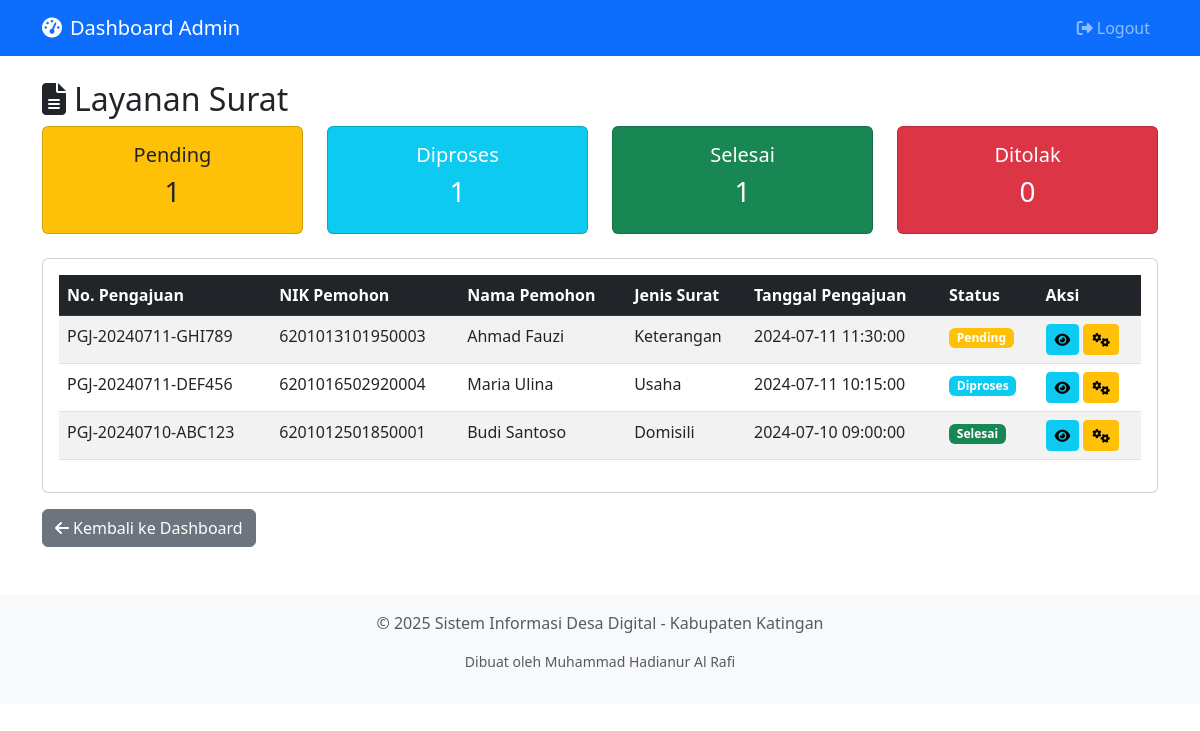
The page /layanan-surat (signed in) on the database its author committed.
### tables this page shows
CREATE TABLE layanan_surat (
    id BIGINT UNSIGNED AUTO_INCREMENT PRIMARY KEY,
    nomor_pengajuan VARCHAR(255) UNIQUE NOT NULL,
    nik_pemohon VARCHAR(16) NOT NULL,
    nama_pemohon VARCHAR(255) NOT NULL,
    jenis_surat ENUM('domisili', 'usaha', 'keterangan', 'skck') NOT NULL,
    keperluan TEXT NOT NULL,
    keterangan TEXT NULL,
    file_pendukung VARCHAR(255) NULL,
    status ENUM('pending', 'diproses', 'selesai', 'ditolak') DEFAULT 'pending',
    tanggal_pengajuan TIMESTAMP NOT NULL,
    tanggal_selesai TIMESTAMP NULL,
    file_surat VARCHAR(255) NULL,
    processed_by BIGINT UNSIGNED NULL,
    catatan TEXT NULL,
    created_at TIMESTAMP DEFAULT CURRENT_TIMESTAMP,
    updated_at TIMESTAMP DEFAULT CURRENT_TIMESTAMP ON UPDATE CURRENT_TIMESTAMP,
    FOREIGN KEY (nik_pemohon) REFERENCES penduduk(nik),
    FOREIGN KEY (processed_by) REFERENCES users(id),
    INDEX idx_status_tanggal (status, tanggal_pengajuan)
);

### app/Models/LayananSurat.php (called while the page is built, shortened)
<?php
class LayananSurat
{
    protected $table = 'layanan_surat';
    private static function getConnection()
    {
        try {
            $config = ConfigHelper::database();
            $dsn = "mysql:host={$config['host']};port={$config['port']};dbname={$config['database']};charset={$config['charset']}";
            $pdo = new PDO($dsn, $config['username'], $config['password']);
            $pdo->setAttribute(PDO::ATTR_ERRMODE, PDO::ERRMODE_EXCEPTION);
            $pdo->setAttribute(PDO::ATTR_DEFAULT_FETCH_MODE, PDO::FETCH_ASSOC);
            return $pdo;
        } catch (PDOException $e) {
            return null;
        }
    }
    public function getAll()
    {
        try {
            $pdo = $this->getConnection();
            $stmt = $pdo->query("SELECT * FROM {$this->table} ORDER BY tanggal_pengajuan DESC");
            return $stmt->fetchAll(PDO::FETCH_ASSOC);
        } catch (\Exception $e) {
            return $this->getDemoData();
        }
    }
}

### app/Controllers/LayananSuratController.php (the view, shortened to what this page needs)
<?php
class LayananSuratController
{
    public function index()
    {
        $layanan = new LayananSurat();
        $data = $layanan->getAll();
        $this->viewIndex($data);
    }
    private function viewIndex($data)
    {
        echo "<!DOCTYPE html>
<html lang='id'>
<head>
    <link href='https://cdn.jsdelivr.net/npm/bootstrap@5.3.0/dist/css/bootstrap.min.css' rel='stylesheet'>
    <link href='https://cdnjs.cloudflare.com/ajax/libs/font-awesome/6.4.0/css/all.min.css' rel='stylesheet'>
</head>
<body>
    <nav class='navbar navbar-expand-lg navbar-dark bg-primary'>
        <div class='container'>
            <a class='navbar-brand' href='/dashboard'>
                <i class='fas fa-tachometer-alt me-2'></i>Dashboard Admin
            </a>
            <div class='navbar-nav ms-auto'>
                <a class='nav-link' href='/logout'><i class='fas fa-sign-out-alt me-1'></i>Logout</a>
            </div>
        </div>
    </nav>
    <div class='container mt-4'>
        <h2><i class='fas fa-file-alt me-2'></i>Layanan Surat</h2>
        <div class='row mb-4'>
            <div class='col-md-3'>
                <div class='card bg-warning text-dark'>
                    <div class='card-body text-center'>
                        <h5>Pending</h5>
                        <h3>" . count(array_filter($data, function($item) { return $item['status'] == 'pending'; })) . "</h3>
                    </div>
                </div>
            </div>
            <div class='col-md-3'>
                <div class='card bg-info text-white'>
                    <div class='card-body text-center'>
                        <h5>Diproses</h5>
                        <h3>" . count(array_filter($data, function($item) { return $item['status'] == 'diproses'; })) . "</h3>
                    </div>
                </div>
            </div>
            <div class='col-md-3'>
                <div class='card bg-success text-white'>
                    <div class='card-body text-center'>
                        <h5>Selesai</h5>
                        <h3>" . count(array_filter($data, function($item) { return $item['status'] == 'selesai'; })) . "</h3>
                    </div>
                </div>
            </div>
            <div class='col-md-3'>
                <div class='card bg-danger text-white'>
                    <div class='card-body text-center'>
                        <h5>Ditolak</h5>
                        <h3>" . count(array_filter($data, function($item) { return $item['status'] == 'ditolak'; })) . "</h3>
                    </div>
                </div>
            </div>
        </div>
        <div class='card'>
            <div class='card-body'>
                <div class='table-responsive'>
                    <table class='table table-striped'>
                        <thead class='table-dark'>
                            <tr>
                                <th>No. Pengajuan</th>
                                <th>NIK Pemohon</th>
                                <th>Nama Pemohon</th>
                                <th>Jenis Surat</th>
                                <th>Tanggal Pengajuan</th>
                                <th>Status</th>
                                <th>Aksi</th>
                            </tr>
                        </thead>
                        <tbody>";
        if (empty($data)) {
            echo "<tr><td colspan='7' class='text-center text-muted'>Belum ada pengajuan surat</td></tr>";
        } else {
            foreach ($data as $row) {
                $statusClass = [
                    'pending' => 'warning',
                    'diproses' => 'info',
                    'selesai' => 'success',
                    'ditolak' => 'danger'
                ];
                echo "<tr>
                    <td>" . htmlspecialchars($row['nomor_pengajuan']) . "</td>
                    <td>" . htmlspecialchars($row['nik_pemohon']) . "</td>
                    <td>" . htmlspecialchars($row['nama_pemohon']) . "</td>
                    <td>" . ucfirst(htmlspecialchars($row['jenis_surat'])) . "</td>
                    <td>" . htmlspecialchars($row['tanggal_pengajuan']) . "</td>
                    <td><span class='badge bg-" . ($statusClass[$row['status']] ?? 'secondary') . "'>" . ucfirst(htmlspecialchars($row['status'])) . "</span></td>
                    <td>
                        <button class='btn btn-sm btn-info' onclick='viewDetail(\"" . htmlspecialchars($row['nomor_pengajuan']) . "\")'>
                            <i class='fas fa-eye'></i>
                        </button>
                        <button class='btn btn-sm btn-warning' onclick='processRequest(\"" . htmlspecialchars($row['nomor_pengajuan']) . "\")'>
                            <i class='fas fa-cogs'></i>
                        </button>
                    </td>
                </tr>";
            }
        }
        echo "        </tbody>
                    </table>
                </div>
            </div>
        </div>
        <div class='mt-3'>
            <a href='/dashboard' class='btn btn-secondary'>
                <i class='fas fa-arrow-left me-1'></i>Kembali ke Dashboard
            </a>
        </div>
    </div>
    <footer class='bg-light text-center text-muted py-3 mt-5'>
        <div class='container'>
            <p>&copy; 2025 Sistem Informasi Desa Digital - Kabupaten Katingan</p>
            <p class='small'>Dibuat oleh Muhammad Hadianur Al Rafi</p>
        </div>
    </footer>
    <script src='https://cdn.jsdelivr.net/npm/bootstrap@5.3.0/dist/js/bootstrap.bundle.min.js'></script>
    <script>
        function viewDetail(nomor) {
            alert('Fitur detail pengajuan ' + nomor + ' sedang dalam pengembangan.');
        }
        function processRequest(nomor) {
            alert('Fitur proses pengajuan ' + nomor + ' sedang dalam pengembangan.');
        }
    </script>
</body>
</html>";
    }
}

### public/index.php (shortened to what this page needs)
<?php
$request_uri = parse_url($_SERVER['REQUEST_URI'], PHP_URL_PATH);
$request_uri = rtrim($request_uri, '/');
try {
    switch ($request_uri) {
        case '/layanan-surat':
            $controller = new \App\Controllers\LayananSuratController();
            $controller->index();
            break;
    }
} catch (Exception $e) {
    http_response_code(500);
    echo "<!DOCTYPE html>
<html lang='id'>
<head>
    <meta charset='UTF-8'>
    <meta name='viewport' content='width=device-width, initial-scale=1.0'>
    <title>500 - Server Error</title>
    <link href='https://cdn.jsdelivr.net/npm/bootstrap@5.3.0/dist/css/bootstrap.min.css' rel='stylesheet'>
</head>
<body>
    <div class='container mt-5'>
        <div class='row justify-content-center'>
            <div class='col-md-8'>
                <div class='alert alert-danger'>
                    <h4>Server Error</h4>
                    <p>" . htmlspecialchars($e->getMessage()) . "</p>
                    <small class='text-muted'>File: " . htmlspecialchars($e->getFile()) . " Line: " . $e->getLine() . "</small>
                </div>
                <a href='/' class='btn btn-primary'>Kembali ke Beranda</a>
            </div>
        </div>
    </div>
</body>
</html>";
}

### rows shown on the page
layanan_surat: nomor_pengajuan "PGJ-20240711-GHI789", nik_pemohon "6201013101950003", nama_pemohon "Ahmad Fauzi", jenis_surat "Keterangan", tanggal_pengajuan "2024-07-11 11:30:00", status "Pending"
layanan_surat: nomor_pengajuan "PGJ-20240711-DEF456", nik_pemohon "6201016502920004", nama_pemohon "Maria Ulina", jenis_surat "Usaha", tanggal_pengajuan "2024-07-11 10:15:00", status "Diproses"
layanan_surat: nomor_pengajuan "PGJ-20240710-ABC123", nik_pemohon "6201012501850001", nama_pemohon "Budi Santoso", jenis_surat "Domisili", tanggal_pengajuan "2024-07-10 09:00:00", status "Selesai"
